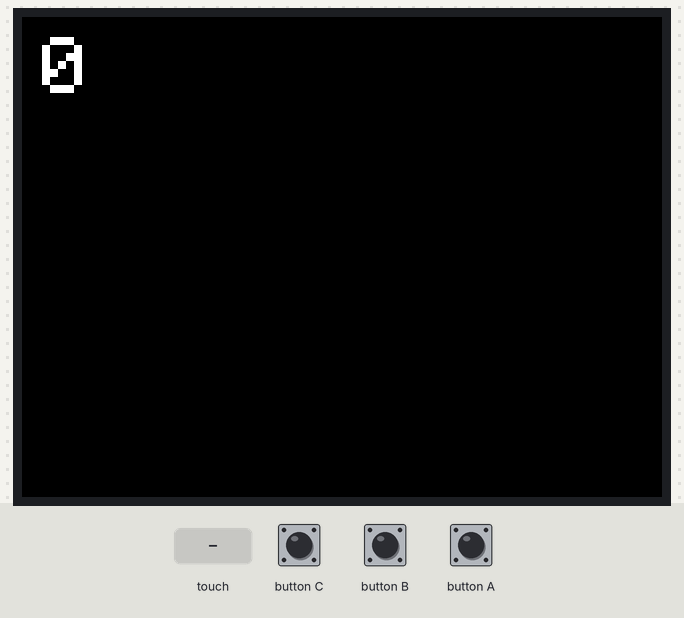
Bench run of a sketch on a simulated ESP32. On the bench: 320×240 colour display. Inputs (shaded band) come from the test bench.

Above: at 1.4 s.
1.5 s: touch panel pressed at 13 % / 10 % of its raw x / y range
At 2.8 s:
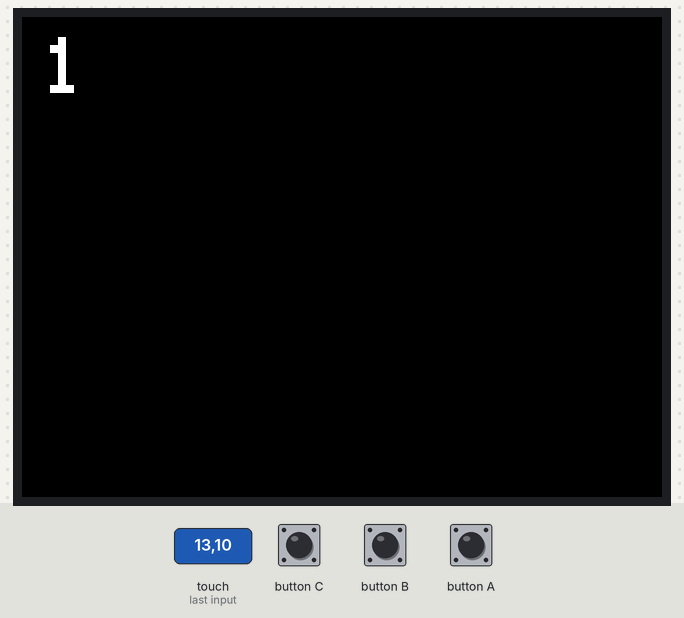
3.1 s: touch panel pressed at 38 % / 10 % of its raw x / y range
At 4.2 s:
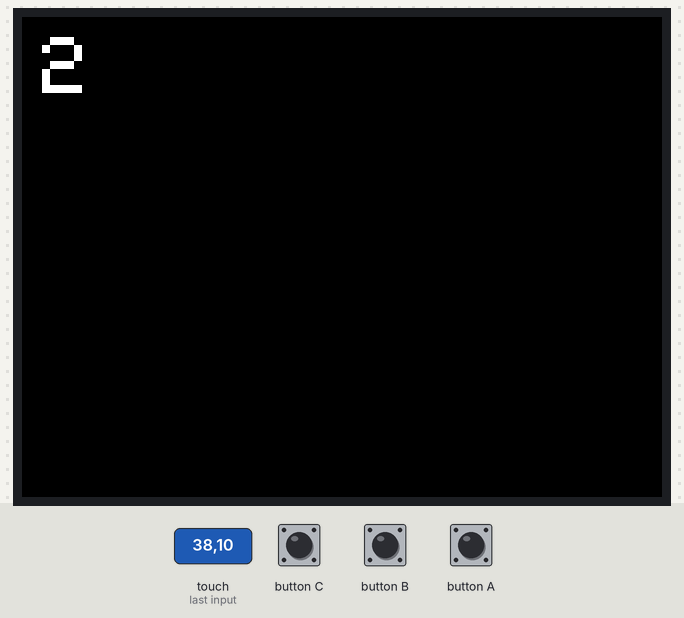
Timing chart, 0 to 6.1 s (numbered marks = the images above; inputs shaded):
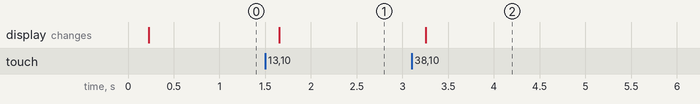

Measured:
- after the input at 1.5 s, the display: changes after 0.15 s (image 1)
- after the input at 3.1 s, the display: changes after 0.15 s (image 2)

The sketch:

button.ino
```cpp
#include <M5Unified.h>

int count = 0;

void setup() {
  M5.begin();
  M5.Lcd.fillScreen(BLACK);
  M5.Lcd.setTextColor(WHITE, BLACK);
  M5.Lcd.setTextSize(4);
}

void loop() {
  M5.update();
  M5.Lcd.setCursor(10, 10);
  M5.Lcd.printf("%d", count);

  if (M5.Touch.isEnabled()) {
    auto t = M5.Touch.getDetail();

    if (t.wasReleased()) {
      handleButtonRelease();
    }
  }
}

void handleButtonRelease() {
  count += 1;
}
```
